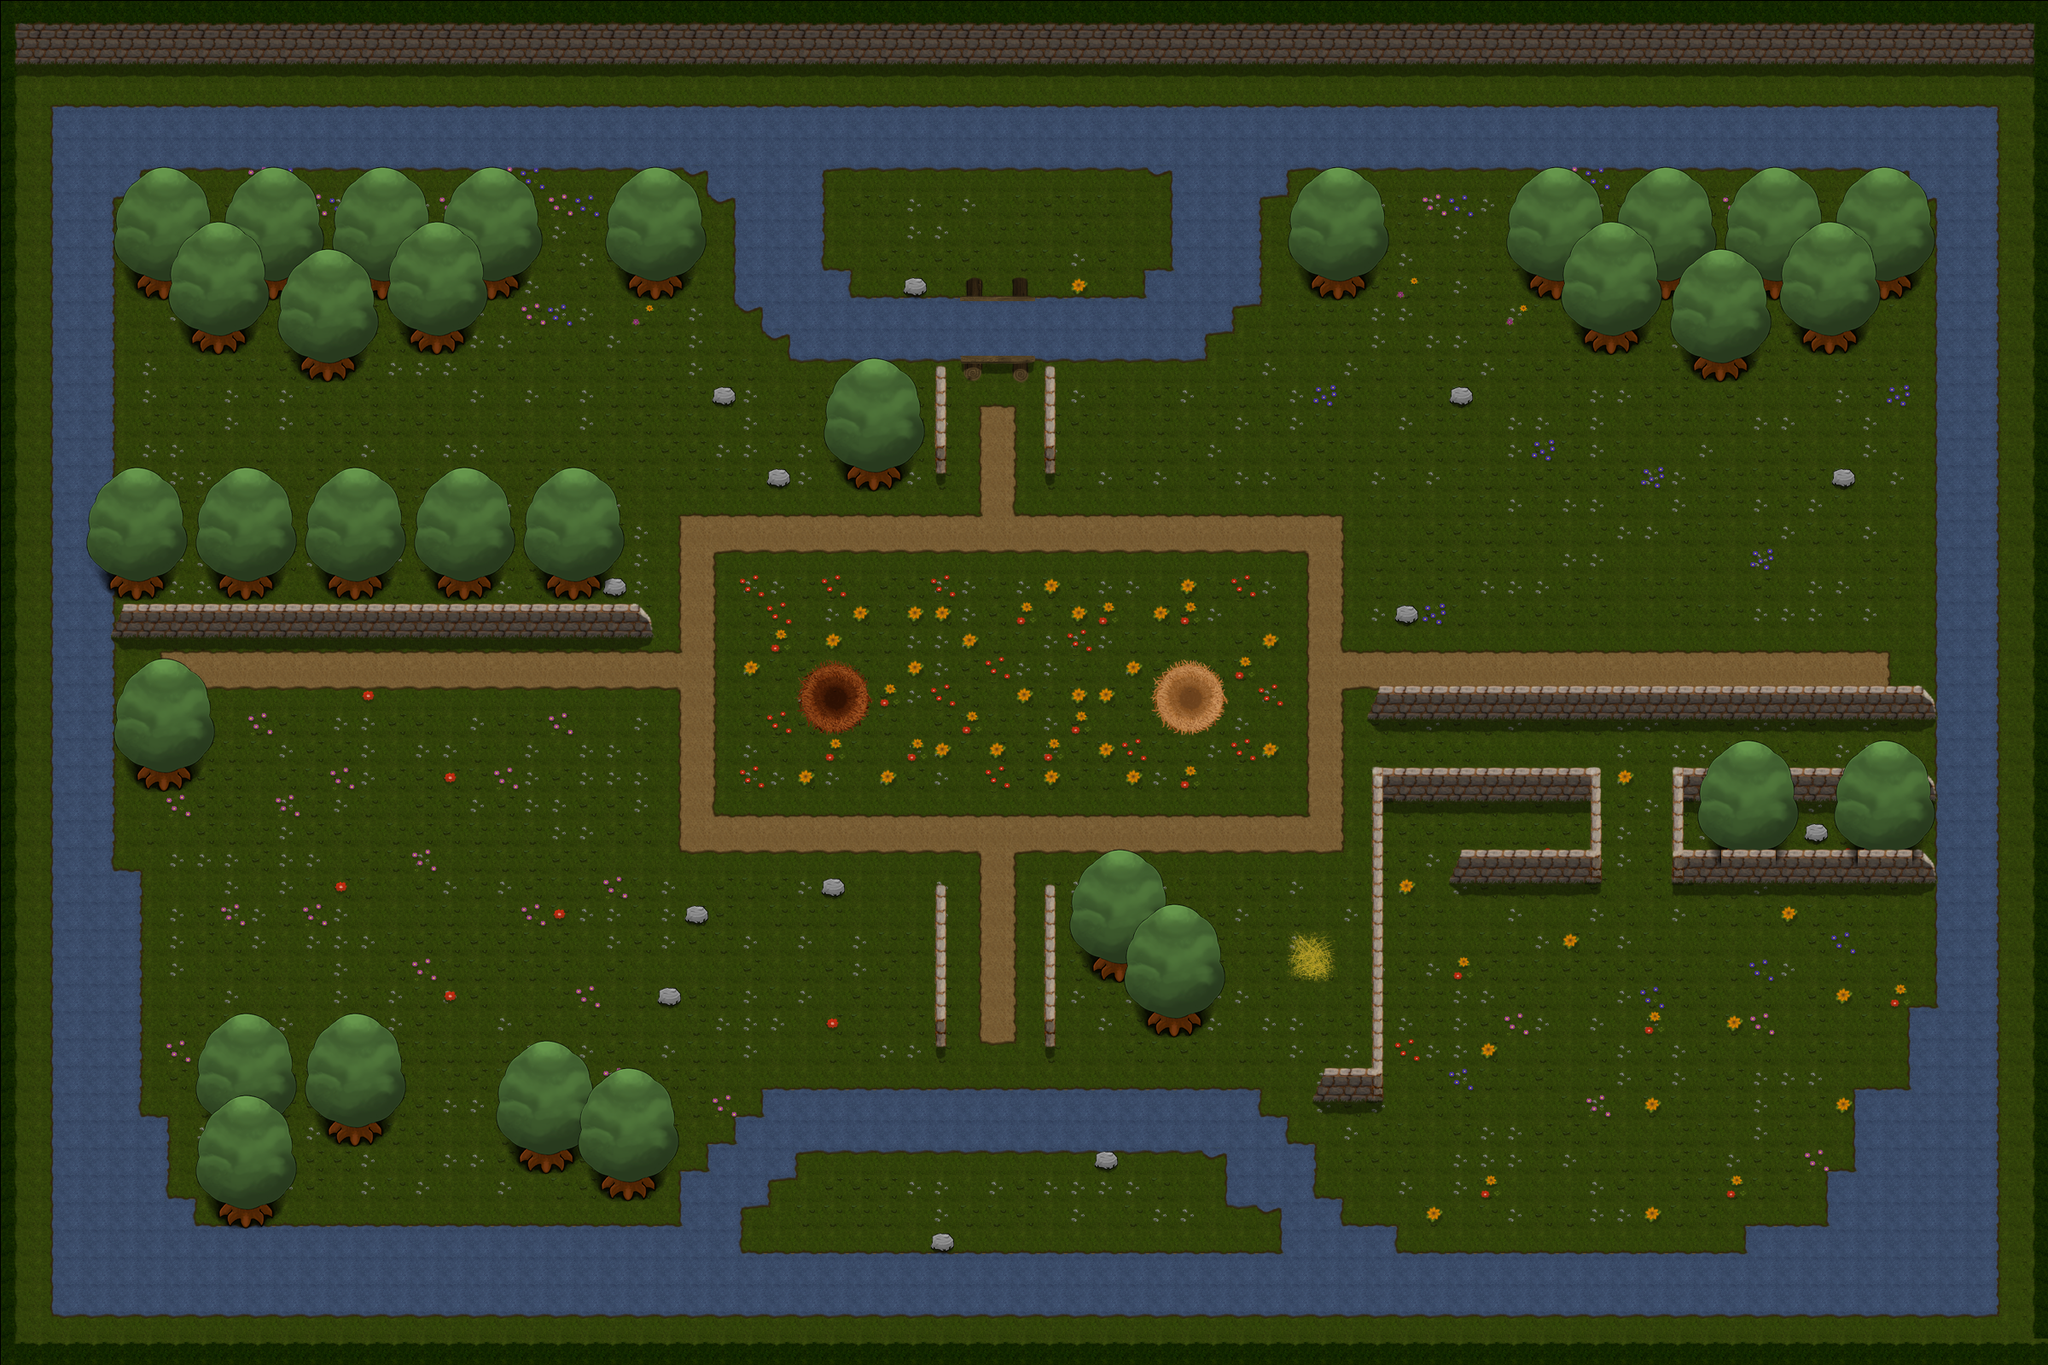

The image is a tile-based game level rendered from a .tmx file. Its description and source (layers, tilesets, objects; grid data summarised) follow:
An orthogonal 75x50 tile map with 32x32 px tiles, 5 tile layers (Groundlayer (Rand, Wand, Terrain), Zonelayer (hohes Gras, Start), Detaillayer (Deko), Overlayer, ...), 17 tilesets and 209 objects (85x solid, 34x water, 9x dirt, 2x bridge1, switch1, ...).

<map version="1.0" orientation="orthogonal" width="75" height="50" tilewidth="32" tileheight="32">
 <tileset firstgid="1" name="dummyWasserHalb" tilewidth="32" tileheight="32">
  <tileoffset x="1" y="1" />
  <properties>
   <property name="animation" value="" />
   <property name="animationDuration" value="0.15" />
   <property name="animationFrames" value="5" />
   <property name="animationTileOffset" value="4" />
  </properties>
  <image source="tiles/dummyWasserHalb.png" width="128" height="32" />
 </tileset>
 <tileset firstgid="5" name="egg" tilewidth="32" tileheight="32">
  <tileoffset x="1" y="1" />
  <image source="tiles/egg.png" width="32" height="32" />
 </tileset>
 <tileset firstgid="6" name="carrot" tilewidth="32" tileheight="32">
  <tileoffset x="1" y="1" />
  <image source="tiles/carrot.png" width="32" height="32" />
 </tileset>
 <tileset firstgid="7" name="clover" tilewidth="32" tileheight="32">
  <tileoffset x="1" y="1" />
  <image source="tiles/clover.png" width="32" height="32" />
 </tileset>
 <tileset firstgid="8" name="spinach" tilewidth="32" tileheight="32">
  <tileoffset x="1" y="1" />
  <image source="tiles/spinach.png" width="32" height="32" />
 </tileset>
 <tileset firstgid="9" name="bridge_horizontal_left" tilewidth="32" tileheight="96">
  <tileoffset x="1" y="1" />
  <image source="tiles/bridge_horizontal_left.png" width="32" height="96" />
 </tileset>
 <tileset firstgid="10" name="bridge_horizontal_middle" tilewidth="32" tileheight="96">
  <tileoffset x="1" y="1" />
  <image source="tiles/bridge_horizontal_middle.png" width="32" height="96" />
 </tileset>
 <tileset firstgid="11" name="bridge_horizontal_right" tilewidth="32" tileheight="96">
  <tileoffset x="1" y="1" />
  <image source="tiles/bridge_horizontal_right.png" width="32" height="96" />
 </tileset>
 <tileset firstgid="12" name="bridge_vertical_bottom" tilewidth="96" tileheight="32">
  <tileoffset x="1" y="1" />
  <image source="tiles/bridge_vertical_bottom.png" width="96" height="32" />
 </tileset>
 <tileset firstgid="13" name="bridge_vertical_middle" tilewidth="96" tileheight="32">
  <tileoffset x="1" y="1" />
  <image source="tiles/bridge_vertical_middle.png" width="96" height="32" />
 </tileset>
 <tileset firstgid="14" name="bridge_vertical_top" tilewidth="96" tileheight="32">
  <tileoffset x="1" y="1" />
  <image source="tiles/bridge_vertical_top.png" width="96" height="32" />
 </tileset>
 <tileset firstgid="15" name="dummyTilesHalb" tilewidth="32" tileheight="32">
  <tileoffset x="1" y="1" />
  <image source="tiles/dummyTilesHalb.png" width="512" height="512" />
  <terraintypes>
   <terrain name="Gras" tile="-1" />
   <terrain name="Weg" tile="-1" />
   <terrain name="Abgrund" tile="-1" />
   <terrain name="Wasser" tile="-1" />
  </terraintypes>
  <tile id="0" terrain="0,0,0,0" />
  <tile id="1" terrain="0,0,0,0" />
  <tile id="2" terrain="0,0,0,0" />
  <tile id="3" terrain="0,0,0,0" />
  <tile id="16" terrain="0,0,0,1" />
  <tile id="17" terrain="0,0,1,1" />
  <tile id="18" terrain="0,0,1,0" />
  <tile id="32" terrain="0,1,0,1" />
  <tile id="33" terrain="1,1,1,1" />
  <tile id="34" terrain="1,0,1,0" />
  <tile id="35" terrain="0,1,1,1" />
  <tile id="36" terrain="1,0,1,1" />
  <tile id="48" terrain="0,1,0,0" />
  <tile id="49" terrain="1,1,0,0" />
  <tile id="50" terrain="1,0,0,0" />
  <tile id="51" terrain="1,1,0,1" />
  <tile id="52" terrain="1,1,1,0" />
  <tile id="64" terrain="0,0,0,3" />
  <tile id="65" terrain="0,0,3,3" />
  <tile id="66" terrain="0,0,3,0" />
  <tile id="69" terrain="0,0,0,2" />
  <tile id="70" terrain="0,0,2,2" />
  <tile id="71" terrain="0,0,2,0" />
  <tile id="80" terrain="0,3,0,3" />
  <tile id="81" terrain="3,3,3,3" />
  <tile id="82" terrain="3,0,3,0" />
  <tile id="83" terrain="0,3,3,3" />
  <tile id="84" terrain="3,0,3,3" />
  <tile id="85" terrain="0,2,0,2" />
  <tile id="86" terrain="2,2,2,2" />
  <tile id="87" terrain="2,0,2,0" />
  <tile id="88" terrain="0,2,2,2" />
  <tile id="89" terrain="2,0,2,2" />
  <tile id="96" terrain="0,3,0,0" />
  <tile id="97" terrain="3,3,0,0" />
  <tile id="98" terrain="3,0,0,0" />
  <tile id="99" terrain="3,3,0,3" />
  <tile id="100" terrain="3,3,3,0" />
  <tile id="101" terrain="0,2,0,0" />
  <tile id="102" terrain="2,2,0,0" />
  <tile id="103" terrain="2,0,0,0" />
  <tile id="104" terrain="2,2,0,2" />
  <tile id="105" terrain="2,2,2,0" />
 </tileset>
 <tileset firstgid="271" name="bush" tilewidth="64" tileheight="64">
  <tileoffset x="1" y="1" />
  <image source="tiles/bush.png" width="64" height="64" />
 </tileset>
 <tileset firstgid="272" name="switch" tilewidth="64" tileheight="64">
  <tileoffset x="1" y="1" />
  <image source="tiles/switch.png" width="64" height="64" />
 </tileset>
 <tileset firstgid="273" name="home" tilewidth="32" tileheight="32">
  <tileoffset x="1" y="1" />
  <image source="tiles/home.png" width="192" height="96" />
 </tileset>
 <tileset firstgid="291" name="mine" tilewidth="32" tileheight="32">
  <tileoffset x="1" y="1" />
  <image source="tiles/mine.png" width="32" height="32" />
 </tileset>
 <tileset firstgid="292" name="straw" tilewidth="64" tileheight="64">
  <image source="tiles/straw.png" trans="ffffff" width="64" height="64" />
 </tileset>
 <layer name="Groundlayer (Rand, Wand, Terrain)" width="75" height="50">
  <data>[3750 cells, 3750 non-empty, 43 distinct tile ids]</data>
 </layer>
 <layer name="Zonelayer (hohes Gras, Start)" width="75" height="50">
  <data>[3750 cells, 57 non-empty, 29 distinct tile ids]</data>
 </layer>
 <layer name="Detaillayer (Deko)" width="75" height="50">
  <data>[3750 cells, 352 non-empty, 27 distinct tile ids]</data>
 </layer>
 <objectgroup name="Brueckenebene" width="75" height="50">
  <object name="bridge1" gid="13" x="1120" y="384" />
  <object name="bridge1" gid="13" x="1120" y="416" />
  <object x="512" y="-288" />
 </objectgroup>
 <objectgroup name="Aktionsebene (Ei, Schalter, Busch, Futter)" width="75" height="50">
  <object gid="5" x="1152" y="1184" />
  <object gid="5" x="992" y="512" />
  <object gid="5" x="928" y="480" />
  <object gid="271" x="864" y="544" />
  <object name="switch1" gid="272" x="864" y="1152">
   <properties>
    <property name="activate" value="false" />
   </properties>
  </object>
  <object gid="5" x="1088" y="256" />
  <object gid="5" x="960" y="224" />
  <object gid="5" x="1024" y="1440" />
  <object gid="5" x="1312" y="224" />
  <object gid="5" x="1376" y="1440" />
  <object gid="5" x="992" y="1408" />
  <object gid="5" x="320" y="256" />
  <object gid="5" x="224" y="256" />
  <object gid="5" x="480" y="704" />
  <object gid="5" x="1536" y="256" />
  <object gid="5" x="1504" y="256" />
  <object gid="5" x="1344" y="1056" />
  <object gid="271" x="896" y="1088" />
  <object gid="271" x="992" y="1088" />
  <object gid="271" x="768" y="1152" />
  <object gid="271" x="800" y="1248" />
  <object gid="271" x="832" y="1088" />
  <object gid="5" x="960" y="1152" />
  <object gid="6" x="928" y="1248" />
  <object gid="7" x="1056" y="1184" />
  <object gid="8" x="832" y="1152" />
  <object gid="5" x="1216" y="736" />
  <object gid="5" x="1120" y="864" />
  <object gid="5" x="1184" y="928" />
  </objectgroup>
 <objectgroup name="Zonenebene" width="75" height="50">
  <!-- 50 objects omitted --></objectgroup>
 <objectgroup name="Renderlayer" width="75" height="50">
  <properties>
   <property name="renderEntities" value="true" />
  </properties>
 </objectgroup>
 <objectgroup name="Spielerebene (physikalische Zone)" width="75" height="50">
  <!-- 86 objects omitted --></objectgroup>
 <layer name="Overlayer" width="75" height="50">
  <data>[3750 cells, 414 non-empty, 23 distinct tile ids]</data>
 </layer>
 <layer name="Overoverlayer(je nach Bedarf)" width="75" height="50">
  <data>[3750 cells, 176 non-empty, 16 distinct tile ids]</data>
 </layer>
</map>
<!-- 177 of 209 objects omitted -->
